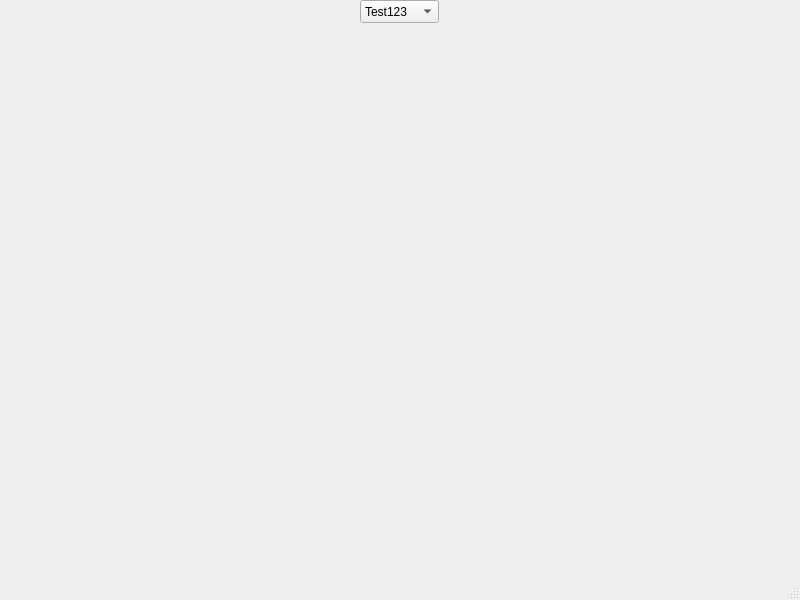
<?xml version="1.0" encoding="UTF-8"?>
<ui version="4.0">
 <class>StravaChart</class>
 <widget class="QMainWindow" name="StravaChart">
  <property name="geometry">
   <rect>
    <x>0</x>
    <y>0</y>
    <width>800</width>
    <height>600</height>
   </rect>
  </property>
  <property name="windowTitle">
   <string>StravaChart</string>
  </property>
  <widget class="QWidget" name="centralwidget">
   <widget class="QComboBox" name="comboBox">
    <property name="geometry">
     <rect>
      <x>360</x>
      <y>0</y>
      <width>79</width>
      <height>23</height>
     </rect>
    </property>
    <item>
     <property name="text">
      <string>Test123</string>
     </property>
    </item>
    <item>
     <property name="text">
      <string>Testt456</string>
     </property>
    </item>
   </widget>
  </widget>
  <widget class="QMenuBar" name="menubar">
   <property name="geometry">
    <rect>
     <x>0</x>
     <y>0</y>
     <width>800</width>
     <height>20</height>
    </rect>
   </property>
  </widget>
  <widget class="QStatusBar" name="statusbar"/>
 </widget>
 <resources/>
 <connections/>
</ui>
